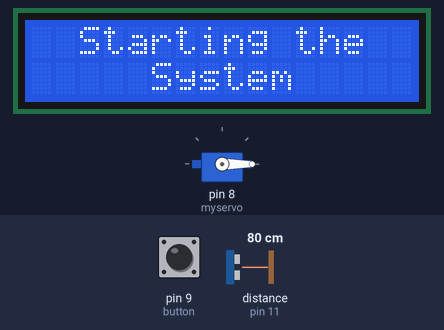
This sketch was run on a simulated Arduino Uno, built with avr-gcc and run on an emulated ATmega328P. Parts: servo, 16×2 character LCD. Wiring (inferred from the names in the program): ultrasonic range finder: trigger pin 10; echo pin 11. Inputs (shaded band) come from the test bench; at power-on: distance to the obstacle (sensor on pin 11) 80 cm, pin 9 (button) LOW. The echo pulse lasts 58.3 µs per cm; what the sketch prints to the serial monitor is not drawn.

Above: at 0.3 s.
At 2.8 s:
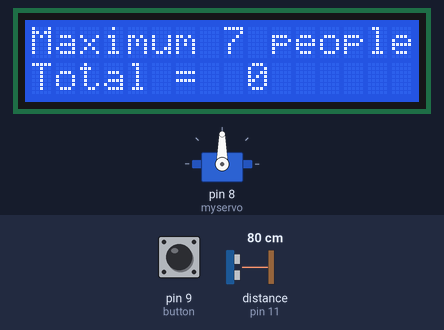
2.9 s: distance to the obstacle (sensor on pin 11) set to 2 cm
At 5.8 s:
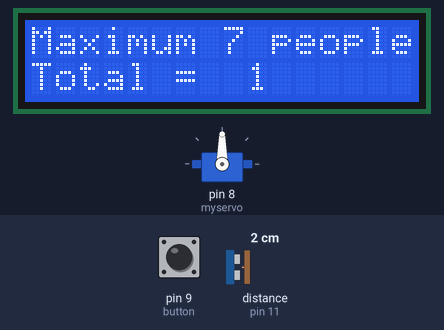
Timing chart, 0 to 7.3 s (numbered marks = the images above; inputs shaded):
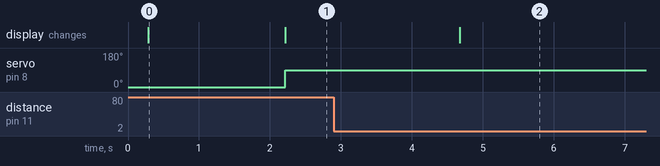

The sketch:

Visiter_Limit_Counter.ino
```cpp
#include  <Servo.h>
#include <LCD_I2C.h>

Servo myservo;
LCD_I2C lcd(0x27);
const int button = 9;
const int trig = 10;
const int echo = 11;
int buttonstate, count, penambah, duration, distance = 0;

void setup() {
  // put your setup code here, to run once:
Serial.begin(9600);
pinMode(button, INPUT);
pinMode(echo, INPUT);
pinMode(trig, OUTPUT);

myservo.attach(8);
myservo.write(0);

lcd.begin();
lcd.backlight();
delay(200);

lcd.setCursor(2,0);
lcd.print("Starting the");
lcd.setCursor(5,1);
lcd.print("System");
delay(1000);
}

void masuk(){
digitalWrite(trig, LOW);
delayMicroseconds(2);
digitalWrite(trig, HIGH);
delayMicroseconds(10);
digitalWrite(trig, LOW);

duration = pulseIn(echo, HIGH);
distance = duration*(0.034/2);

Serial.print("distance: ");
Serial.println(distance);
delay(200);

  if (distance<=20 && distance>=0){
  count = count + penambah;
  delay(200);
  penambah = 0;
  delay(200);
if(count>7){
  count == 7;
  delay(200);
}
}
else if (distance>25){
  penambah = 1;
  delay(200);
}

Serial.print("Jumlah orang: ");
Serial.println(count);
delay(500);
}

void loop() {
  // put your main code here, to run repeatedly:
masuk();
if(count >=7){
  myservo.write(0);
  lcd.clear();
  lcd.setCursor(0,0);
  lcd.print("The room is full");
  lcd.setCursor(0,1);
  lcd.print("Please wait");
  delay(200);
}
else{
myservo.write(90);
lcd.clear();
lcd.setCursor(0,0);
lcd.print("Maximum 7 people");
lcd.setCursor(0,1);
lcd.print("Total =");
lcd.setCursor(9,1);
lcd.print(count);
delay(200);
}
buttonstate = digitalRead(button);
if(buttonstate == HIGH){
  count = 0;
}
}
```

Measured:
- after the input at 2.9 s, the display: changes after 1.8 s (image 2)
- what the display in image 0 shows lasts 1.9 s, from 0.3 s to 2.2 s
